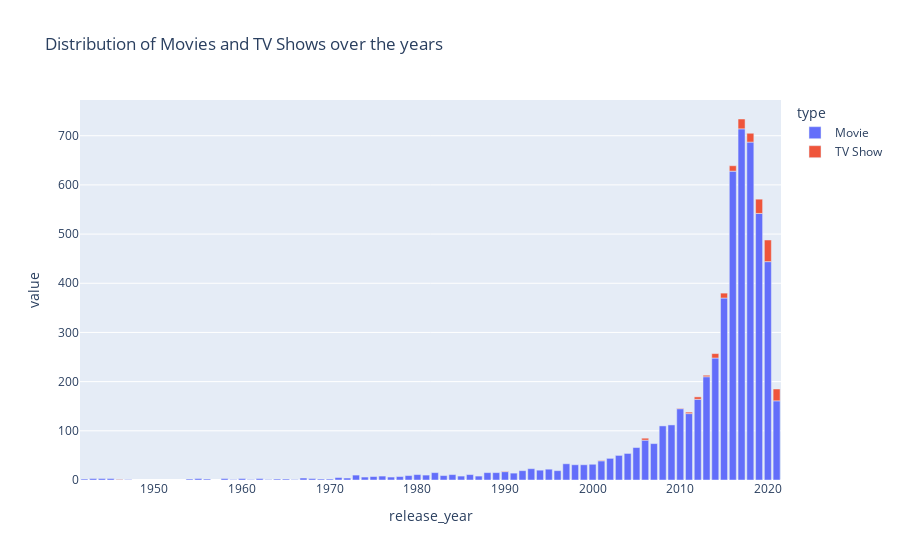

The cell this chart's notebook holds for it:
### Code cell
px.bar(q1, title='Distribution of Movies and TV Shows over the years')

### Figure 1 — Plotly figure (JSON) as saved in the notebook; plotly's stock layout.template omitted (floating-point values rounded to 4 significant figures)
{"data": [{"alignmentgroup": "True", "hovertemplate": "type=Movie<br>release_year=%{x}<br>value=%{y}<extra></extra>", "legendgroup": "Movie", "marker": {"color": "#636efa", "pattern": {"shape": ""}}, "name": "Movie", "offsetgroup": "Movie", "orientation": "v", "showlegend": true, "textposition": "auto", "type": "bar", "x": [1942, 1943, 1944, 1945, 1946, 1947, 1954, 1955, 1956, 1958, 1959, 1960, 1961, 1962, 1963, 1964, 1965, 1966, 1967, 1968, 1969, 1970, 1971, 1972, 1973, 1974, 1975, 1976, 1977, 1978, 1979, 1980, 1981, 1982, 1983, 1984, 1985, 1986, 1987, 1988, 1989, 1990, 1991, 1992, 1993, 1994, 1995, 1996, 1997, 1998, 1999, 2000, 2001, 2002, 2003, 2004, 2005, 2006, 2007, 2008, 2009, 2010, 2011, 2012, 2013, 2014, 2015, 2016, 2017, 2018, 2019, 2020, 2021], "xaxis": "x", "y": [2, 3, 3, 3, 1, 1, 2, 3, 2, 3, 1, 3, 1, 3, 1, 2, 2, 1, 4, 3, 2, 2, 5, 4, 10, 6, 7, 8, 6, 7, 9, 11, 10, 15, 9, 11, 8, 11, 8, 15, 15, 17, 14, 19, 23, 20, 22, 19, 33, 31, 31, 32, 39, 44, 50, 54, 66, 81, 74, 110, 112, 145, 135, 164, 210, 248, 370, 628, 714, 687, 542, 444, 161], "yaxis": "y"}, {"alignmentgroup": "True", "hovertemplate": "type=TV Show<br>release_year=%{x}<br>value=%{y}<extra></extra>", "legendgroup": "TV Show", "marker": {"color": "#EF553B", "pattern": {"shape": ""}}, "name": "TV Show", "offsetgroup": "TV Show", "orientation": "v", "showlegend": true, "textposition": "auto", "type": "bar", "x": [1942, 1943, 1944, 1945, 1946, 1947, 1954, 1955, 1956, 1958, 1959, 1960, 1961, 1962, 1963, 1964, 1965, 1966, 1967, 1968, 1969, 1970, 1971, 1972, 1973, 1974, 1975, 1976, 1977, 1978, 1979, 1980, 1981, 1982, 1983, 1984, 1985, 1986, 1987, 1988, 1989, 1990, 1991, 1992, 1993, 1994, 1995, 1996, 1997, 1998, 1999, 2000, 2001, 2002, 2003, 2004, 2005, 2006, 2007, 2008, 2009, 2010, 2011, 2012, 2013, 2014, 2015, 2016, 2017, 2018, 2019, 2020, 2021], "xaxis": "x", "y": [null, null, null, null, 1, null, null, null, null, null, null, null, null, null, null, null, null, null, null, null, null, null, null, null, null, null, null, null, null, null, null, null, null, null, null, null, null, null, null, null, null, 1, null, null, null, null, null, null, null, null, null, null, 1, null, null, null, null, 4, null, null, null, 1, 3, 5, 3, 9, 10, 11, 20, 18, 29, 44, 24], "yaxis": "y"}], "layout": {"barmode": "relative", "legend": {"title": {"text": "type"}, "tracegroupgap": 0}, "title": {"text": "Distribution of Movies and TV Shows over the years"}, "xaxis": {"anchor": "y", "domain": [0, 1], "title": {"text": "release_year"}}, "yaxis": {"anchor": "x", "domain": [0, 1], "title": {"text": "value"}}}}
